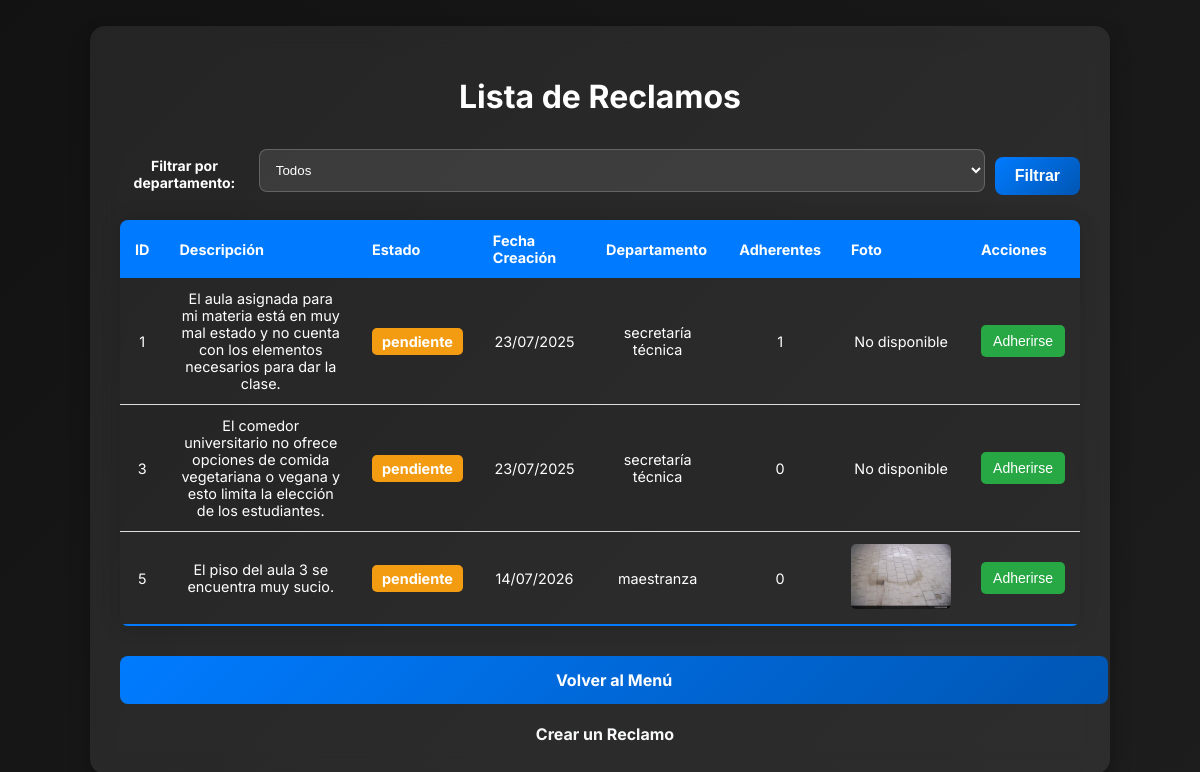
Page /listar_reclamos (signed in) on the earlier database version.
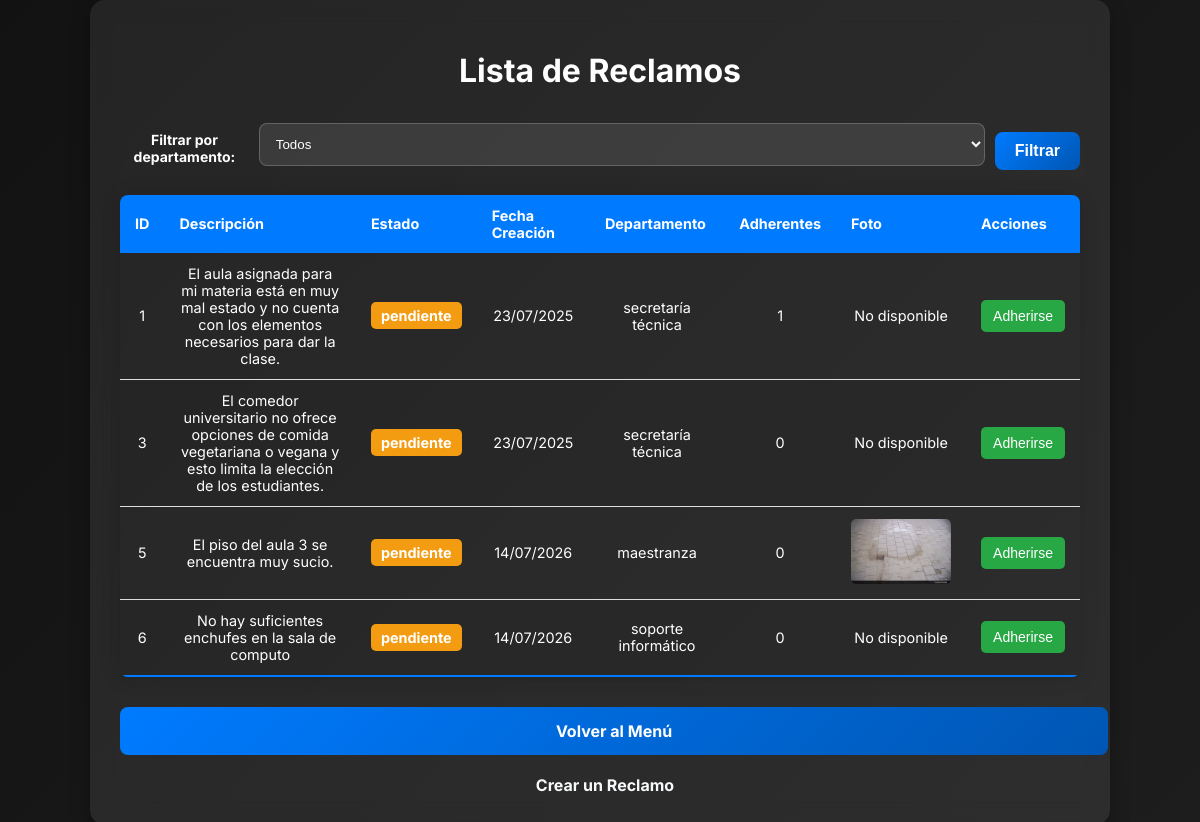
Same page on the later database version.
### modules/modelos.py (models this page shows, shortened)
class ModeloReclamo(Base):
    __tablename__= 'reclamos'
    id= Column(Integer, primary_key=True)
    descripcion= Column(String(1000), nullable=False)
    estado= Column(String(50), default="pendiente") #El estado. Puede ser Pendiente, o Resuelto
    departamento= Column(String(100), nullable=False)
    fecha_creacion= Column(DateTime, default=datetime.utcnow)
    fecha_resolucion= Column(DateTime, nullable=True)
    id_usuario= Column(Integer, ForeignKey('usuarios.id')) #Reclamo ligado a usuario
    foto = Column(String(255), nullable=True)

### server.py (the view)
@app.route('/listar_reclamos', methods=['GET'])
@login_required
def listar_reclamos():
    departamento_filtro = request.args.get('departamento')
    departamentos = gestor_reclamos.obtener_departamentos()
    if current_user.is_authenticated and current_user.es_secretario():
        if departamento_filtro:
            lista_reclamos = gestor_reclamos.listar_reclamos_por_departamento(departamento_filtro)
        else:
            lista_reclamos = gestor_reclamos.obtener_todos_los_reclamos()
    elif current_user.is_authenticated and current_user.es_jefe():
        lista_reclamos = gestor_reclamos.listar_reclamos_por_departamento(current_user.departamento)
        departamentos = []
    else:
        if departamento_filtro:
            lista_reclamos = gestor_reclamos.listar_reclamos_por_departamento(departamento_filtro, estado="pendiente")
        else:
            lista_reclamos = gestor_reclamos.listar_reclamos_para_usuarios()
    return render_template('listar_reclamos.html',
                           lista_reclamos=lista_reclamos,
                           departamentos=departamentos,
                           departamento_filtro=departamento_filtro)

### modules/dominio.py (called while the page is built)
    @property
    def id(self):
        return self.__id

    @property
    def descripcion(self):
        return self.__descripcion

    @property
    def estado(self):
        return self.__estado

    @property
    def id_usuario(self):
        return self.__id_usuario

    @property
    def departamento(self):
        return self.__departamento

    @property
    def fecha_creacion(self):
        return self.__fecha_creacion

    @property
    def foto(self):
        return self.__foto

    @property
    def fecha_resolucion(self):
        return self.__fecha_resolucion

    @id.setter
    def id(self, p_id):
        if p_id is not None and not isinstance(p_id, int):
            raise ValueError("El id debe ser un número entero")
        self.__id=p_id

    @descripcion.setter
    def descripcion(self, p_descripcion):
        if not isinstance(p_descripcion, str) or p_descripcion.strip() == "":
            raise ValueError("La descripcion no puede estar vacía")
        self.__descripcion= p_descripcion.strip()

    @estado.setter
    def estado(self, p_estado):
        if p_estado not in ["pendiente", "resuelto", "en proceso","inválido"]:
            raise ValueError("El estado debe ser 'pendiente', 'resuelto', 'en proceso' o 'invalido'")
        self.__estado=p_estado

    @id_usuario.setter
    def id_usuario(self, p_id_usuario):
        if  p_id_usuario is not None and not isinstance(p_id_usuario, int):
            raise ValueError("El ID de usuario debe ser un número entero")
        self.__id_usuario=p_id_usuario

    @departamento.setter
    def departamento(self, p_departamento):
        if not isinstance(p_departamento, str) or p_departamento.strip()== "":
            raise ValueError("El departamento no puede estar vacío")
        self.__departamento=p_departamento

    @fecha_creacion.setter
    def fecha_creacion(self, p_fecha_creacion):
        self.__fecha_creacion= p_fecha_creacion

    @foto.setter
    def foto(self, p_foto):
        self.__foto=p_foto

    @fecha_resolucion.setter
    def fecha_resolucion(self, p_fecha_resolucion):
        self.__fecha_resolucion= p_fecha_resolucion

    @property
    def id(self):
        return self.__id

    @property
    def nombre(self):
        return self.__nombre

    @property
    def apellido(self):
        return self.__apellido

    @property
    def username(self):
        return self.__username

    @property
    def email(self):
        return self.__email

    @property
    def password(self):
        return self.__password

### templates/listar_reclamos.html (shortened to what this page needs)
<!DOCTYPE html>
<html lang="es">
<head>
    <link rel="stylesheet" type="text/css" href="{{ url_for('static', filename='style.css') }}">
</head>
<body>
    <div class="container" style="width: 80%; max-width: 1200px;">
        <h1>Lista de Reclamos</h1>
        {% if not (current_user.es_jefe() or current_user.es_secretario()) %}
            <form method="GET" action="{{ url_for('listar_reclamos') }}" class="filter-form">
                <label for="departamento">Filtrar por departamento:</label>
                <select name="departamento" class="form-control">
                    <option value="">Todos</option>
                </select>
                <button type="submit" class="btn-primary" style="width: auto; padding: 10px 20px;">Filtrar</button>
            </form>
        {% else %}
             <p>Viendo reclamos para el departamento: <strong>{{ current_user.departamento }}</strong></p>
        {% endif %}
        {% if lista_reclamos %}
            <table class="styled-table">
                <thead>
                    <tr>
                        <th>ID</th>
                        <th>Descripción</th>
                        <th>Estado</th>
                        <th>Fecha Creación</th>
                        <th>Departamento</th>
                        <th>Adherentes</th>
                        <th>Foto</th>
                        <th>Acciones</th>
                    </tr>
                </thead>
                <tbody>
                    {% for reclamo in lista_reclamos %}
                    <tr>
                        <td>{{ reclamo.id }}</td>
                        <td>{{ reclamo.descripcion }}</td>
                        <td><span class="status {{ reclamo.estado|replace(' ', '.') }}">{{ reclamo.estado }}</span></td>
                        <td>{{ reclamo.fecha_creacion.strftime('%d/%m/%Y') }}</td>
                        <td>{{ reclamo.departamento }}</td>
                        <td>{{ reclamo.adherentes }}</td>
                        <td>
                            {% if reclamo.foto %}
                                <img src="{{ url_for('static', filename='uploads/' + reclamo.foto) }}" alt="Foto del reclamo" width="100" style="border-radius: 5px;">
                            {% else %}
                                <span>No disponible</span>
                            {% endif %}
                        </td>
                        <td>
                            {% if not (current_user.es_jefe() or current_user.es_secretario()) %}
                            <form action="{{ url_for('adherirse') }}" method="POST" style="display:inline;">
                                <button type="submit" class="btn-join">Adherirse</button>
                            </form>
                            {% endif %}
                        </td>
                    </tr>
                    {% endfor %}
                </tbody>
            </table>
        {% else %}
            <div class="alert alert-info">No hay reclamos que coincidan con los criterios de búsqueda.</div>
        {% endif %}
        <div class="links-container" style="margin-top: 30px;">
            {% if current_user.es_jefe() or current_user.es_secretario() %}
                <a href="{{ url_for('dashboard') }}" class="btn-primary">Volver al Dashboard</a>
            {% else %}
                <a href="{{ url_for('menu_principal') }}" class="btn-primary">Volver al Menú</a>
                <a href="{{ url_for('agregar_reclamo') }}" class="btn-secondary" style="margin-left: 10px;">Crear un Reclamo</a>
            {% endif %}
        </div>
    </div>
</body>
</html>

### static/style.css (style rules this page uses)
body { font-family: 'Inter', sans-serif; background: linear-gradient(135deg, #121212, #1d1d1d); color: #ffffff; margin: 0; display: flex; justify-content: center; align-items: center; min-height: 100vh; }
.container { width: 40%; padding: 30px; background: rgba(255, 255, 255, 0.08); box-shadow: 0px 10px 20px rgba(0, 0, 0, 0.3); border-radius: 15px; backdrop-filter: blur(12px); text-align: center; transition: all 0.3s ease-in-out; }
label { font-weight: bold; display: block; margin-top: 15px; font-size: 14px; }
.form-control { width: 100%; padding: 12px; margin-top: 8px; border: 1px solid rgba(255, 255, 255, 0.2); border-radius: 8px; background: rgba(255, 255, 255, 0.1); color: #fff; transition: 0.3s; }
.btn-primary { display: block; width: 100%; padding: 14px; font-size: 16px; font-weight: bold; background: linear-gradient(135deg, #007bff, #0056b3); color: white; border: none; border-radius: 8px; cursor: pointer; transition: 0.4s ease-in-out; margin-top: 20px; }
a { color: #f8f9fa; text-decoration: none; font-weight: bold; display: block; margin-top: 20px; transition: 0.3s; }

### templates/listar_reclamos.html (style rules this page uses)
.styled-table { width: 100%; border-collapse: collapse; margin: 25px 0; font-size: 0.9em; border-radius: 8px; overflow: hidden; box-shadow: 0 0 20px rgba(0, 0, 0, 0.15); }
.styled-table thead tr { background-color: #007bff; color: #ffffff; text-align: left; }
.styled-table th, .styled-table td { padding: 12px 15px; }
.styled-table tbody tr { border-bottom: 1px solid #dddddd; }
.styled-table tbody tr:nth-of-type(even) { background-color: rgba(0,0,0,0.05); }
.styled-table tbody tr:last-of-type { border-bottom: 2px solid #007bff; }
.status { padding: 5px 10px; border-radius: 5px; color: white; font-weight: bold; }
.status.pendiente { background-color: #f39c12; }
.btn-join, .btn-edit { padding: 8px 12px; border: none; border-radius: 5px; cursor: pointer; color: white; text-decoration: none; display: inline-block; font-size: 14px; }
.btn-join { background-color: #28a745; }
.filter-form { display: flex; gap: 10px; align-items: center; margin-bottom: 20px; }

Differences in the rows shown:
added ModeloReclamo: id "6", descripcion "No hay suficientes enchufes en la sala de computo", estado "pendiente", fecha_creacion "14/07/2026", departamento "soporte informático", adherentes "0", shows "No disponible"
